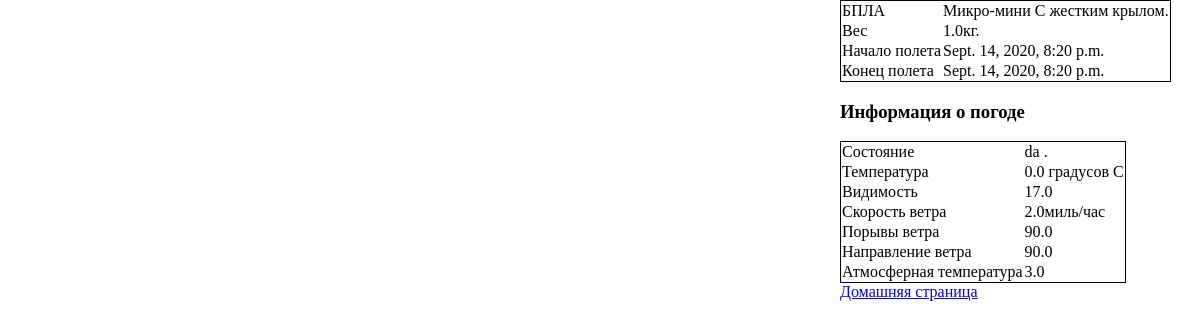
Page /flightAnalytics/10/ on the committed database.
### flightBAS/models.py (models this page shows, shortened)
class Flight(models.Model):
    owner               = models.ForeignKey(User, on_delete = models.CASCADE)
    dron                = models.ForeignKey(Bas, on_delete = models.CASCADE)
    start_flight        = models.DateTimeField(null = True)
    end_flight          = models.DateTimeField(null = True)
    polygon             = jsonfield.JSONField()
    condition_weather   = models.CharField(max_length=64)
    temperature_weather = models.FloatField()
    speed_wind          = models.FloatField()
    gusting             = models.FloatField()
    heading             = models.FloatField()
    visibility          = models.FloatField()
    dew_point           = models.FloatField()
    class Meta:
        verbose_name = 'Полет'
        verbose_name_plural = 'Полеты'

### regBAS/models.py (models this page shows, shortened)
class Bas(models.Model):
    types = (
        ("С жестким крылом", "С жестким крылом"),
        ("С гибким крылом", "С гибким крылом"),
        ("С вращающимся крылом", "С вращающимся крылом"),
        ("С машущим крылом", "С машущим крылом"),
        ("Аэростатические", "Аэростатические")
    )
    classifications = (
        ("Микро-мини", "Микро-мини"),
        ("Лёгкий малого радиуса", "Лёгкий малого радиуса"),
        ("Лёгкий среднего радиуса", "Лёгкий среднего радиуса"),
        ("Средний", "Средний"),
        ("Средне-тяжелый", "Средне-тяжелый"),
        ("Тяжелый среднего радиуса", "Тяжелый среднего радиуса"),
        ("Тяжелый с продолжительным полетом", "Тяжелый с продолжительным полетом"),
        ("Боевой", "Боевой")
    )
    verify = (
        ("На проверке", "На проверке"),
        ("Верифирован", "Верифирован"),
        ("Отказ", "Отказ")
    )
    owner = models.ForeignKey(User, on_delete = models.CASCADE)
    type = models.CharField("Тип БПЛА", choices = types, max_length = 64)
    classification = models.CharField("Класс БПЛА", choices = classifications, max_length = 64)
    weight = models.FloatField("Вес БПЛА")
    photo = models.ImageField(upload_to='BPLA_images')
    verification = models.CharField("Статус верификации", choices = verify, max_length = 64)
    class Meta:
        verbose_name = 'БПЛА'
        verbose_name_plural = 'БПЛА'

### analytics/views.py (the view)
# urls.py: path('flightAnalytics/<int:id>/', analytics.views.flight_analytics, name='flight_analytics'),
def flight_analytics(request, id):
	flight = fb.Flight.objects.get(id = id)
	context = {"flight": flight}
	return render(request, "analytics/analytics.html", context)

### analytics/templates/analytics/analytics.html (shortened to what this page needs)
{% load static from staticfiles %}
<!doctype html>
<html>
    <head>
        <link href="https://api.tiles.mapbox.com/mapbox-gl-js/v0.44.0/mapbox-gl.css" rel="stylesheet" />
    </head>
    <body>
        <div class="info">
            <table class="table-info">
                <tr>
                    <td>
                        БПЛА
                    </td>
                    <td>
                        {{ flight.dron.classification}} {{ flight.dron.type}}.
                    </td>
                </tr>
                <tr>
                    <td>Вес</td>
                    <td>{{ flight.dron.weight }}кг.</td>
                </tr>
                <tr>
                    <td>Начало полета</td>
                    <td>{{ flight.start_flight }}</td>
                </tr>
                <tr>
                    <td>Конец полета</td>
                    <td>{{ flight.end_flight }}</td>
                </tr>
            </table>
            <h3>Информация о погоде</h3>
            <table class="table-info">
                <tr>
                    <td>
                        Состояние
                    </td>
                    <td>
                        {{ flight.condition_weather }} .
                    </td>
                </tr>
                <tr>
                    <td>Температура</td>
                    <td>{{ flight.temperature_weather }} градусов C</td>
                </tr>
                 <tr>
                    <td>Видимость</td>
                    <td>{{ flight.visibility }}</td>
                </tr>
                <tr>
                    <td>Скорость ветра</td>
                    <td>{{ flight.speed_wind }}миль/час</td>
                </tr>
                <tr>
                    <td>Порывы ветра</td>
                    <td>{{ flight.gusting }}</td>
                </tr>
                 <tr>
                    <td>Направление ветра</td>
                    <td>{{ flight.heading }}</td>
                </tr>
                 <tr>
                    <td>Атмосферная температура</td>
                    <td>{{ flight.dew_point }}</td>
                </tr>
            </table>
            <a href="{% url 'homepage' %}">Домашняя страница</a>
        </div>
        <div id="map" class="map"></div>
    </body>
</html>

### analytics/templates/analytics/analytics.html (style rules this page uses)
body { margin: 0; padding: 0; }
.map { display: inline-block; position: absolute; width: 70%; height: 70%; top: 0; }
.info { width: 30%; height: 100%; float: right; }
.table-info { border: 1px solid black; border-collapse: collapse; }

### rows in the picture
Flight: dron.classification "Микро-мини", dron.type "С жестким крылом", dron.weight "1.0", start_flight "Sept. 14, 2020, 8:20 p.m.", end_flight "Sept. 14, 2020, 8:20 p.m.", condition_weather "da", temperature_weather "0.0", visibility "17.0", speed_wind "2.0", gusting "90.0", heading "90.0", dew_point "3.0"
